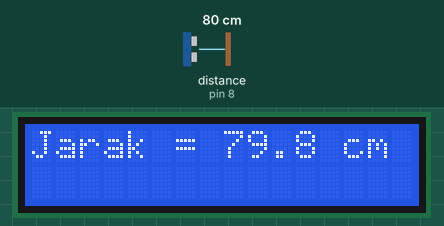
A sketch run on a simulated Arduino Uno, built with avr-gcc and run on an emulated ATmega328P. Shown: 16×2 character LCD. Wiring (inferred from the names in the program): ultrasonic range finder: trigger pin 9; echo pin 8. Inputs (shaded band) come from the test bench; at power-on: distance to the obstacle (sensor on pin 8) 80 cm. The echo pulse lasts 58.3 µs per cm.

Above: at 3.2 s.
3.3 s: distance to the obstacle (sensor on pin 8) set to 2 cm
At 3.31 s:
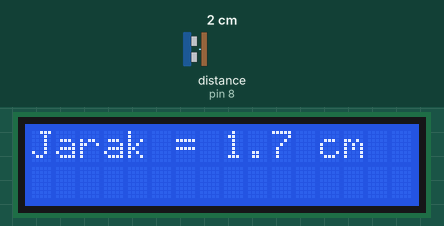
4.8 s: distance to the obstacle (sensor on pin 8) set to 18 cm
At 5.9 s:
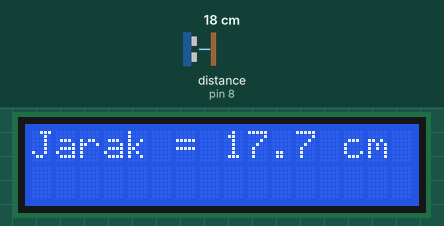
6.3 s: distance to the obstacle (sensor on pin 8) set to 35 cm
At 11.6 s:
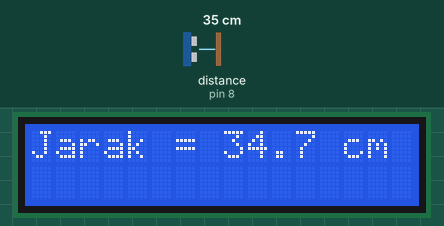

The sketch:

ULTRASONIC_DAN_LCD.ino
```cpp
//Berikut nama anggotanya pak:
//-M.Mizan
//-Jea.M
//-saidina Usman
//-M.fahri
//-Rena.M
//-fany Arif.P
//-Ridho.A.W
//-Nabila
//-Fauji.R
#include <LiquidCrystal.h>

// Konstanta untuk mengkonfigurasi LCD
const int LCD_RS = 7;
const int LCD_EN = 6;
const int LCD_D4 = 5;
const int LCD_D5 = 4;
const int LCD_D6 = 3;
const int LCD_D7 = 2;

// Konstanta untuk sensor jarak
const int TRIGGER_PIN = 9;
const int ECHO_PIN = 8;

// Maksimum pembacaan sensor (200cm)
const int MEASURE_LIMIT = 200;

// Inisialisasi LCD
LiquidCrystal lcd(LCD_RS, LCD_EN, LCD_D4, LCD_D5, LCD_D6, LCD_D7);

void setup() {
  // Konfigurasi pin trigger sebagai output
  pinMode(TRIGGER_PIN, OUTPUT);

  // Konfigurasi pin echo sebagai input
  pinMode(ECHO_PIN, INPUT);

  // Inisialisasi LCD
  lcd.begin(16, 2);

  // Tampilkan informasi blog di LCD
  lcd.setCursor(6, 0);
  lcd.println("Blog:");
  lcd.setCursor(0, 1);
  lcd.print("Mahirelektro.com");

  // Tunggu selama 2 detik
  delay(2000);

  // Bersihkan tampilan LCD
  lcd.clear();
  lcd.setCursor(0, 0);
  lcd.print("Jarak = ");
}

void loop() {
  // Baca jarak dengan menggunakan sensor ultrasonic
  float distance = readSensor();

  // Tampilkan jarak di LCD
  lcd.setCursor(8, 0);
  lcd.print(distance, 1);
  lcd.println(" cm       ");
}

// Fungsi untuk membaca jarak menggunakan sensor ultrasonic
float readSensor() {
  // Kirim sinyal trigger ke sensor
  digitalWrite(TRIGGER_PIN, LOW);
  delayMicroseconds(2);
  digitalWrite(TRIGGER_PIN, HIGH);
  delayMicroseconds(10);
  digitalWrite(TRIGGER_PIN, LOW);

  // Baca sinyal echo yang dikembalikan oleh sensor
  float duration = pulseIn(ECHO_PIN, HIGH);

  // Hitung jarak dengan menggunakan rumus fisika
  float distance = (duration / 2) / 29.1;

  // Batasi jarak yang terukur agar tidak melebihi batas maksimum
  distance = constrain(distance, 0, MEASURE_LIMIT);

  // Kembalikan nilai jarak yang terukur
  return distance;
}
```
